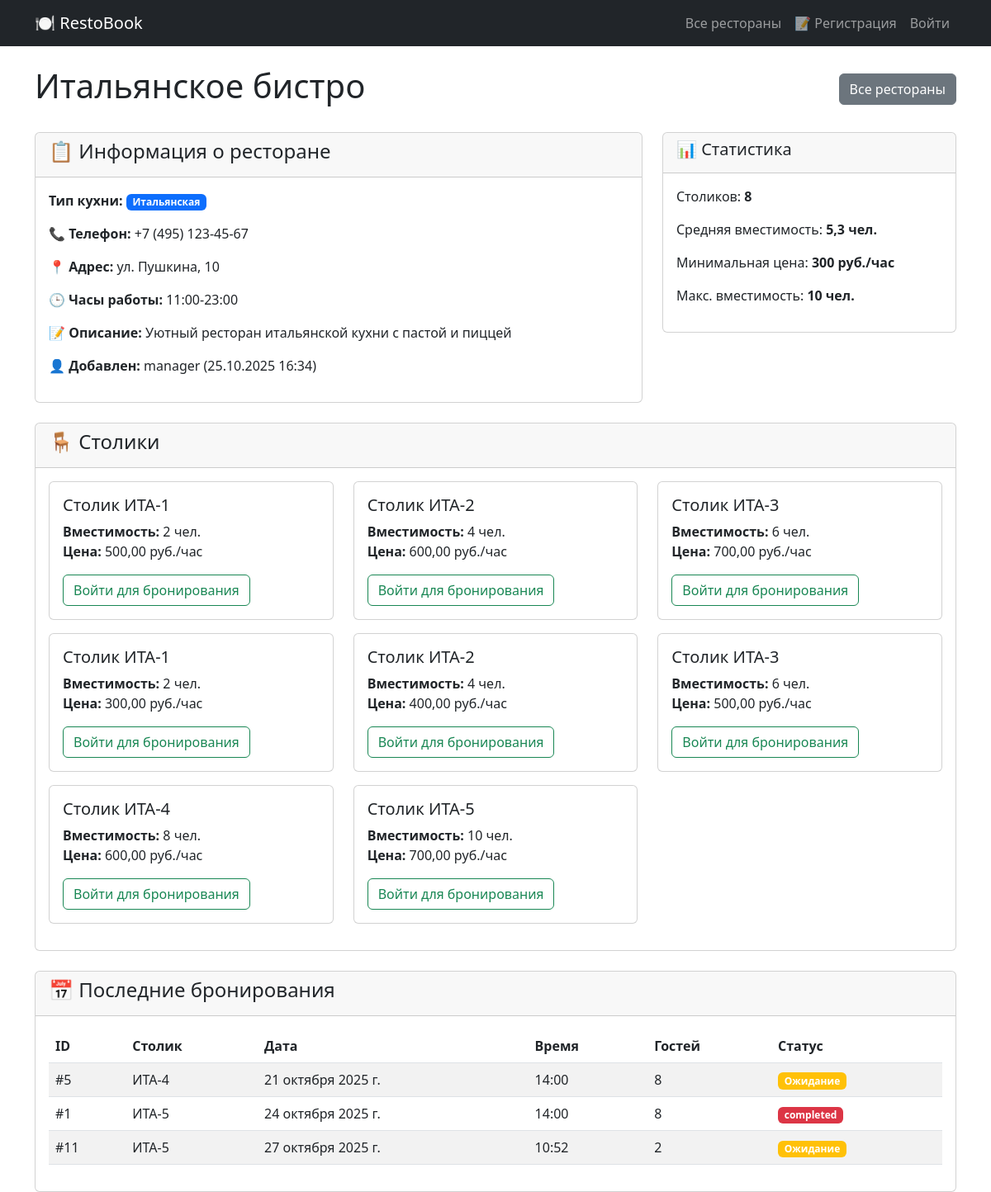
The page /restaurants/1/ on the database as committed earlier.
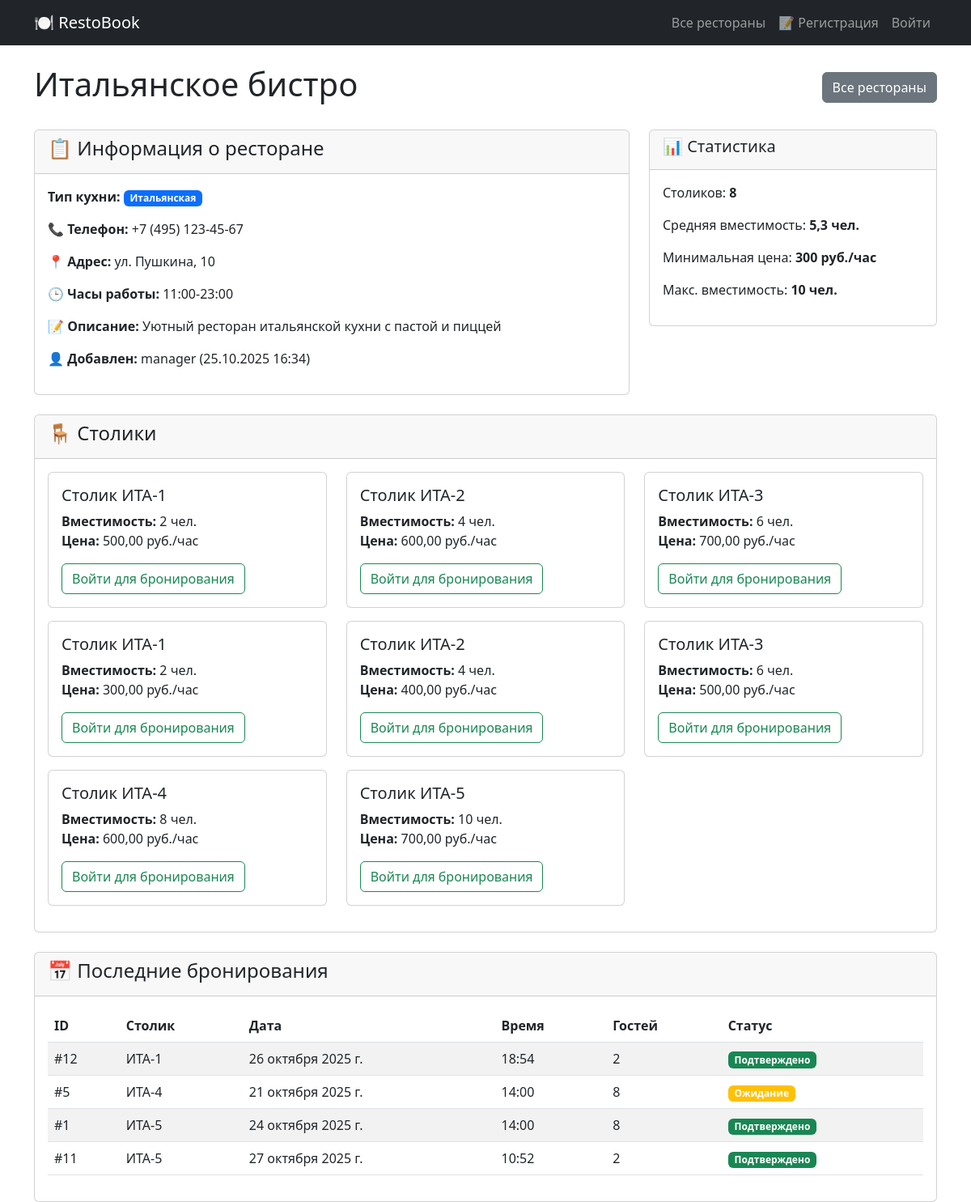
The same page on the database as committed later.
### restaurant/models.py (models this page shows, shortened)
class Restaurant(models.Model):
    CUISINE_TYPES = [
        ('italian', 'Итальянская'),
        ('japanese', 'Японская'),
        ('russian', 'Русская'),
        ('french', 'Французская'),
        ('chinese', 'Китайская'),
        ('georgian', 'Грузинская'),
        ('american', 'Американская'),
    ]
    name = models.CharField(max_length=100)
    description = models.TextField()
    address = models.TextField()
    phone = models.CharField(max_length=20)
    cuisine_type = models.CharField(max_length=50, choices=CUISINE_TYPES)
    opening_hours = models.CharField(max_length=100, default='10:00-22:00')
    image = models.ImageField(upload_to='restaurants/', blank=True, null=True)
    created_by = models.ForeignKey(User, on_delete=models.SET_NULL, null=True, blank=True)
    created_at = models.DateTimeField(default=timezone.now)

class Table(models.Model):
    restaurant = models.ForeignKey(Restaurant, on_delete=models.CASCADE)
    table_number = models.CharField(max_length=10)
    capacity = models.IntegerField()
    price_per_hour = models.DecimalField(max_digits=8, decimal_places=2, default=500.00)

class Reservation(models.Model):
    STATUS_CHOICES = [
        ('confirmed', 'Подтверждено'),
        ('pending', 'Ожидание'),
        ('cancelled', 'Отменено'),
    ]
    user = models.ForeignKey(User, on_delete=models.CASCADE)
    table = models.ForeignKey(Table, on_delete=models.CASCADE)
    reservation_date = models.DateField()
    reservation_time = models.TimeField()
    guests_count = models.IntegerField()
    special_requests = models.TextField(blank=True, verbose_name='Особые пожелания')  # ДОБАВЛЕНО ПОЛЕ
    status = models.CharField(max_length=20, choices=STATUS_CHOICES, default='pending')
    created_at = models.DateTimeField(default=timezone.now)

### restaurant/views.py (the view)
# urls.py: path('restaurants/<int:restaurant_id>/', views.restaurant_detail, name='restaurant_detail'),
def restaurant_detail(request, restaurant_id):
    restaurant = get_object_or_404(Restaurant, id=restaurant_id)
    tables = Table.objects.filter(restaurant=restaurant)
    reservations = Reservation.objects.filter(table__restaurant=restaurant)[:5]
    stats = {
        'tables_count': tables.count(),
        'avg_capacity': tables.aggregate(avg_cap=Avg('capacity'))['avg_cap'] or 0,
        'min_price': tables.aggregate(min_pr=Min('price_per_hour'))['min_pr'] or 0,
        'max_capacity': tables.aggregate(max_cap=Max('capacity'))['max_cap'] or 0,
    }
    context = {
        'restaurant': restaurant,
        'tables': tables,
        'reservations': reservations,
        'stats': stats,
    }
    return render(request, 'restaurant/restaurant_detail.html', context)

### templates/restaurant/restaurant_detail.html (shortened to what this page needs)
<!DOCTYPE html>
<html lang="ru">
<head>
    <link href="https://cdn.jsdelivr.net/npm/bootstrap@5.3.0/dist/css/bootstrap.min.css" rel="stylesheet">
</head>
<body>
    <nav class="navbar navbar-expand-lg navbar-dark bg-dark">
        <div class="container">
            <a class="navbar-brand" href="{% url 'home' %}">🍽 RestoBook</a>
            <div class="navbar-nav ms-auto">
                <a class="nav-link" href="{% url 'all_restaurants' %}">Все рестораны</a>
                {% if user.is_authenticated %}
                    <a class="nav-link" href="{% url 'user_reservations' %}">📅 Мои бронирования</a>
                    <span class="navbar-text me-3">Привет, {{ user.username }}!</span>
                    <a class="nav-link" href="{% url 'logout' %}">Выйти</a>
                {% else %}
                    <a class="nav-link" href="{% url 'register' %}">📝 Регистрация</a>
                    <a class="nav-link" href="{% url 'login' %}">Войти</a>
                {% endif %}
            </div>
        </div>
    </nav>
    <div class="container mt-4">
        <div class="d-flex justify-content-between align-items-center mb-4">
            <h1>{{ restaurant.name }}</h1>
            <div>
                <a href="{% url 'all_restaurants' %}" class="btn btn-secondary">Все рестораны</a>
            </div>
        </div>
        <div class="row">
            <div class="col-md-8">
                <div class="card mb-4">
                    <div class="card-header">
                        <h4>📋 Информация о ресторане</h4>
                    </div>
                    <div class="card-body">
                        <p><strong>Тип кухни:</strong> <span class="badge bg-primary">{{ restaurant.get_cuisine_type_display }}</span></p>
                        <p><strong>📞 Телефон:</strong> {{ restaurant.phone }}</p>
                        <p><strong>📍 Адрес:</strong> {{ restaurant.address }}</p>
                        <p><strong>🕒 Часы работы:</strong> {{ restaurant.opening_hours }}</p>
                        <p><strong>📝 Описание:</strong> {{ restaurant.description }}</p>
                        {% if restaurant.created_by %}
                        <p><strong>👤 Добавлен:</strong> {{ restaurant.created_by.username }} ({{ restaurant.created_at|date:"d.m.Y H:i" }})</p>
                        {% endif %}
                    </div>
                </div>
            </div>
            <div class="col-md-4">
                <div class="card mb-4">
                    <div class="card-header">
                        <h5>📊 Статистика</h5>
                    </div>
                    <div class="card-body">
                        <p>Столиков: <strong>{{ tables|length }}</strong></p>
                        {% if stats.avg_capacity %}
                        <p>Средняя вместимость: <strong>{{ stats.avg_capacity|floatformat:1 }} чел.</strong></p>
                        {% endif %}
                        {% if stats.min_price %}
                        <p>Минимальная цена: <strong>{{ stats.min_price }} руб./час</strong></p>
                        {% endif %}
                        {% if stats.max_capacity %}
                        <p>Макс. вместимость: <strong>{{ stats.max_capacity }} чел.</strong></p>
                        {% endif %}
                    </div>
                </div>
            </div>
        </div>
        <div class="card mb-4">
            <div class="card-header">
                <h4>🪑 Столики</h4>
            </div>
            <div class="card-body">
                {% if tables %}
                <div class="row">
                    {% for table in tables %}
                    <div class="col-md-4 mb-3">
                        <div class="card">
                            <div class="card-body">
                                <h5 class="card-title">Столик {{ table.table_number }}</h5>
                                <p class="card-text">
                                    <strong>Вместимость:</strong> {{ table.capacity }} чел.<br>
                                    <strong>Цена:</strong> {{ table.price_per_hour }} руб./час
                                </p>
                                {% if user.is_authenticated %}
                                    <a href="{% url 'make_reservation' table.id %}" class="btn btn-success">Забронировать</a>
                                {% else %}
                                    <a href="{% url 'login' %}?next={{ request.path }}" class="btn btn-outline-success">Войти для бронирования</a>
                                {% endif %}
                            </div>
                        </div>
                    </div>
                    {% endfor %}
                </div>
                {% else %}
                <p class="text-muted">Столики не добавлены</p>
                {% endif %}
            </div>
        </div>
        <div class="card">
            <div class="card-header">
                <h4>📅 Последние бронирования</h4>
            </div>
            <div class="card-body">
                {% if reservations %}
                <div class="table-responsive">
                    <table class="table table-striped">
                        <thead>
                            <tr>
                                <th>ID</th>
                                <th>Столик</th>
                                <th>Дата</th>
                                <th>Время</th>
                                <th>Гостей</th>
                                <th>Статус</th>
                            </tr>
                        </thead>
                        <tbody>
                            {% for reservation in reservations %}
                            <tr>
                                <td>#{{ reservation.id }}</td>
                                <td>{{ reservation.table.table_number }}</td>
                                <td>{{ reservation.reservation_date }}</td>
                                <td>{{ reservation.reservation_time }}</td>
                                <td>{{ reservation.guests_count }}</td>
                                <td>
                                    <span class="badge
                                        {% if reservation.status == 'confirmed' %}bg-success
                                        {% elif reservation.status == 'pending' %}bg-warning
                                        {% else %}bg-danger{% endif %}">
                                        {{ reservation.get_status_display }}
                                    </span>
                                </td>
                            </tr>
                            {% endfor %}
                        </tbody>
                    </table>
                </div>
                {% else %}
                <p class="text-muted">Бронирований нет</p>
                {% endif %}
            </div>
        </div>
    </div>
</body>
</html>

Rows that differ between the two databases and show on the page:
added Reservation: id "12", table.table_number "ИТА-1", reservation_date "26 октября 2025 г.", reservation_time "18:54", guests_count "2", status "Подтверждено"
changed Reservation "24 октября 2025 г.": status "completed" → "Подтверждено"
changed Reservation "27 октября 2025 г.": status "Ожидание" → "Подтверждено"
